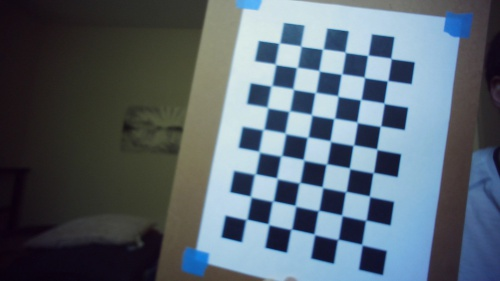
#> input picture pipeline/testing/colony_picking/cali_photos/photo1.jpg, 500 x 281 px; its folder holds only this picture in this run
$ python cam_calibrate.py
#> lines starting #> are read from the running program, lines starting #| are printed output that depends on the picture
import numpy as np
import cv2
import glob
import imutils

def calibrate_cam(images,output):
    # termination criteria
#> called with output = './webcam_calibrations.npz'
    criteria = (cv2.TERM_CRITERIA_EPS + cv2.TERM_CRITERIA_MAX_ITER, 30, 0.001)

    # prepare object points, like (0,0,0), (1,0,0), (2,0,0) ....,(6,5,0)
    objp = np.zeros((6*7,3), np.float32)
    objp[:,:2] = np.mgrid[0:7,0:6].T.reshape(-1,2)

    # Arrays to store object points and image points from all the images.
    objpoints = [] # 3d point in real world space
    imgpoints = [] # 2d points in image plane.

    for fname in images:
        print(fname)

        img = cv2.imread(fname)
#> img is the input picture: shape (281, 500, 3); mean B, G, R 111.1, 101, 88.4
        resized = imutils.resize(img, width=1920)
        gray = cv2.cvtColor(resized, cv2.COLOR_BGR2GRAY)
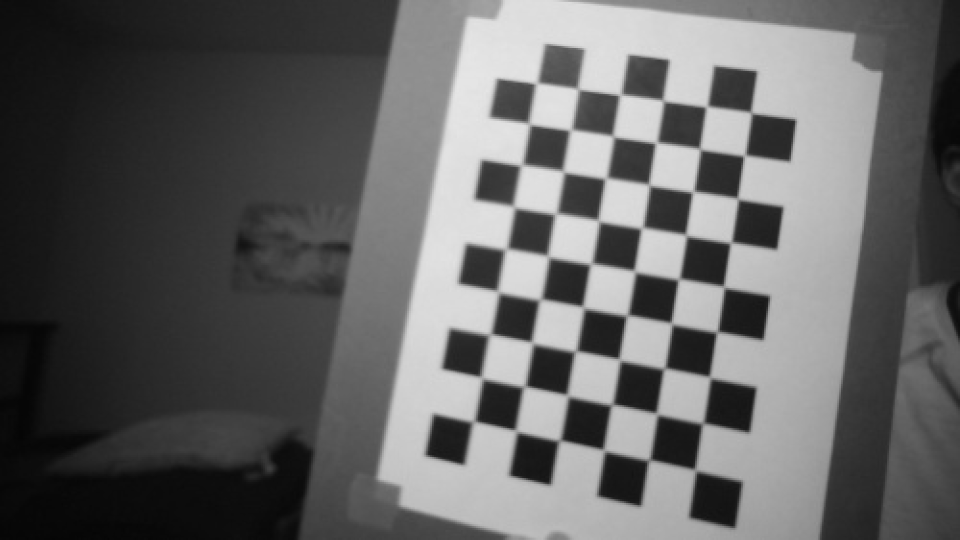
#> gray: shape (1079, 1920) (shown at 1/2 size); min 5, max 230, mean 98.3

        # Find the chess board corners
        ret, corners = cv2.findChessboardCorners(gray, (7,6), None)
#> ret = True; corners = 42 rows, first 8: [979, 669.5], [998.2, 583.1], [1013.5, 498.4], [1028.8, 414.4], [1043.9, 329.3], [1057.5, 249], [1074.5, 166.5], [1065, 686.5]

        # If found, add object points, image points (after refining them)
        if ret == True:
            print("Found chess board")
            objpoints.append(objp)
            corners2=cv2.cornerSubPix(gray,corners, (11,11), (-1,-1), criteria)
#> corners2 = 42 rows, first 8: [983.2, 668.2], [995.2, 581.7], [1011.7, 499.2], [1029.1, 414.8], [1041.9, 331.6], [1059.6, 249.5], [1072.6, 167.7], [1064.1, 684.6]
            imgpoints.append(corners)

            # Draw and display the corners
            cv2.drawChessboardCorners(resized, (7,6), corners2, ret)
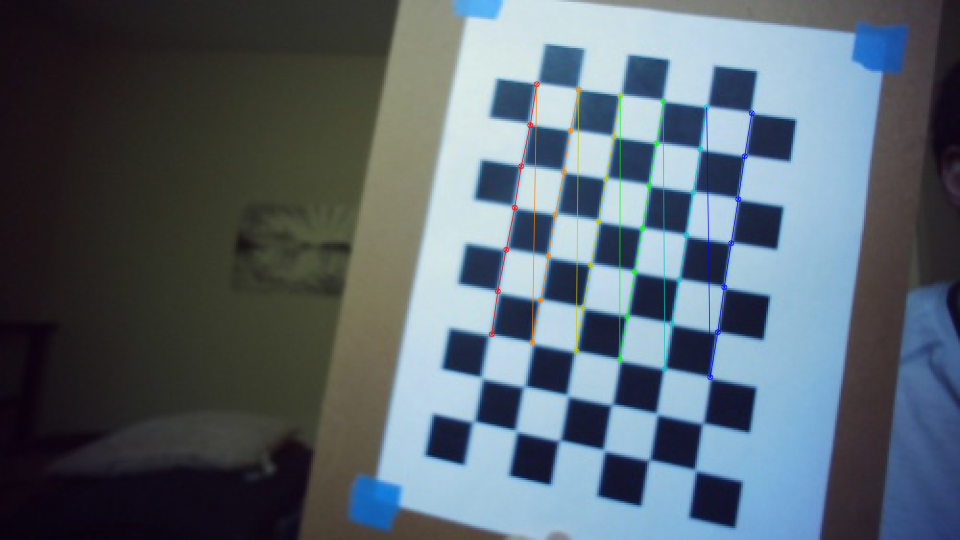
#> resized: shape (1079, 1920, 3) (shown at 1/2 size); mean B, G, R 110.6, 100.8, 88.3
            cv2.imshow('img', resized)
            cv2.waitKey(500)
        else:
            print("not found")

    cv2.destroyAllWindows()

    # Calibrate
    ret, mtx, dist, rvecs, tvecs = cv2.calibrateCamera(objpoints, imgpoints, gray.shape[::-1], None, None)
#> ret = 0.893; mtx = [[1510.6, 0, 888.1], [0, 1556, 533.8], [0, 0, 1]]; dist = [[0.15, -1.61, -0.0021, 0.00839, 4.1]]; rvecs = ([-0.214, 0.0463, -1.38],); tvecs = ([1.1, 1.55, 17.94],)
    np.savez(output,ret=ret,mtx=mtx,dist=dist,rvecs=rvecs,tvecs=tvecs)

    return # ret, mtx, dist, rvecs, tvecs

def undistort_img(img,cali_file):# ret, mtx, dist, rvecs, tvecs):
    # for fname in images:
    h,  w = img.shape[:2]
    calibrations = np.load(cali_file)
    newcameramtx, roi=cv2.getOptimalNewCameraMatrix(calibrations['mtx'], calibrations['dist'], (w,h), 1, (w,h))

    # undistort
    mapx, mapy = cv2.initUndistortRectifyMap(calibrations['mtx'], calibrations['dist'], None, newcameramtx, (w,h), 5)
    dst = cv2.remap(img, mapx, mapy, cv2.INTER_LINEAR)

    # crop the image
    x, y, w, h = roi
    dst = dst[y:y+h, x:x+w]

    return dst

if __name__ == "__main__":
    cali_images = sorted(glob.glob('./cali_photos/*.jpg'))
    cali_file = './webcam_calibrations.npz'
    calibrate_cam(cali_images,cali_file)
    images = sorted(glob.glob('./cam_photos/*.jpg'))
    for fname in images:
        img = cv2.imread(fname)
        print(img.shape[0],img.shape[1])
        # img = imutils.resize(img, width=500)
        dst = undistort_img(img,cali_file)
        cv2.imshow('original',img)
        cv2.waitKey(0)
        cv2.imshow('undistorted',dst)
        cv2.waitKey(0)
        cv2.destroyAllWindows()


#

$ run again, on pipeline/testing/colony_picking/cali_photos/photo13.jpg
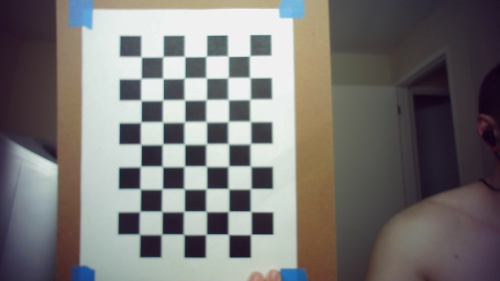
#> input picture pipeline/testing/colony_picking/cali_photos/photo13.jpg, 500 x 281 px
#> in calibrate_cam, img is the input picture: shape (281, 500, 3); mean B, G, R 116.8, 118.6, 121
#> in calibrate_cam, `gray = cv2.cvtColor(resized, cv2.COLOR_BGR2GRAY)`:
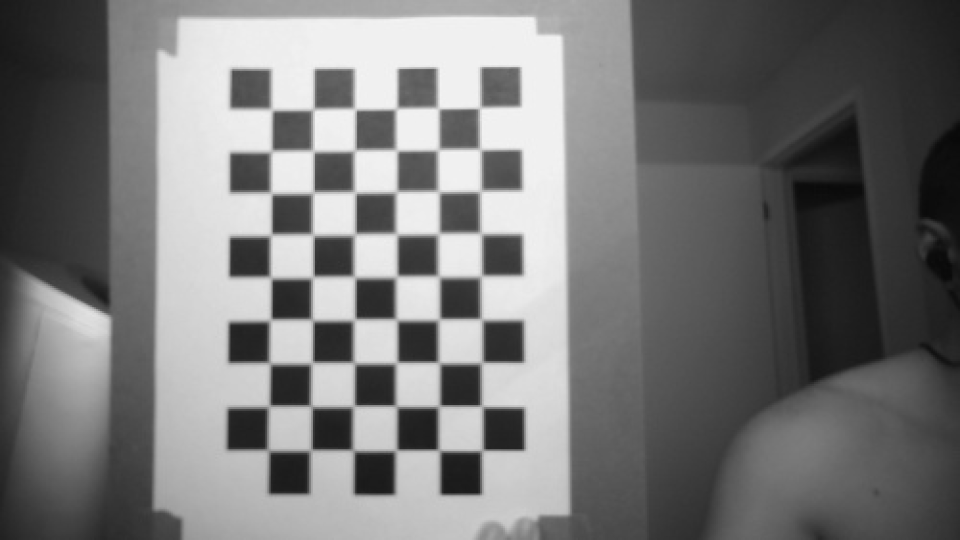
#> gray: shape (1079, 1920) (shown at 1/2 size); min 8, max 244, mean 119.1
#> in calibrate_cam, `ret, corners = cv2.findChessboardCorners(gray, (7,6), None)`: ret = True; corners = 42 rows, first 8: [963.9, 383.5], [963.9, 467.8], [963.5, 552.5], [963.4, 639.1], [963.3, 725.1], [963.3, 813.7], [963.1, 901.7], [879.5, 381]
#> corners2 = 42 rows, first 8: [960.8, 383.6], [962.5, 467.6], [963.9, 551.2], [962.6, 638.3], [965, 724.5], [962.8, 811.7], [965.4, 900.4], [879.2, 384.8]
#> in calibrate_cam, `cv2.drawChessboardCorners(resized, (7,6), corners2, ret)`:
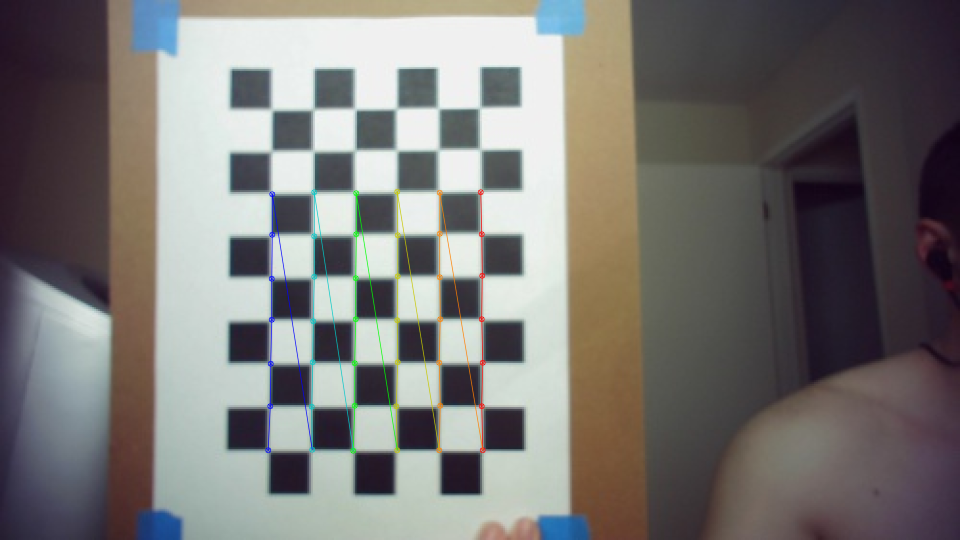
#> resized: shape (1079, 1920, 3) (shown at 1/2 size); mean B, G, R 116.4, 118.5, 120.7
#> in calibrate_cam, `ret, mtx, dist, rvecs, tvecs = cv2.calibrateCamera(objpoints, imgpoint..`: ret = 1.36; mtx = [[1106, 0, 992.5], [0, 1116, 443.7], [0, 0, 1]]; dist = [[0.15, -0.556, -0.00771, -0.00472, 0.897]]; rvecs = ([-0.00418, 0.0804, 1.56],); tvecs = ([-0.369, -0.721, 13.26],)

$ run again, on pipeline/testing/colony_picking/cali_photos/photo14.jpg
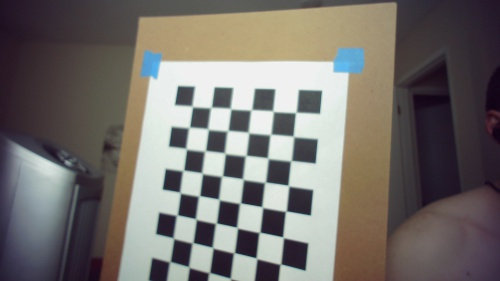
#> input picture pipeline/testing/colony_picking/cali_photos/photo14.jpg, 500 x 281 px
#> in calibrate_cam, img is the input picture: shape (281, 500, 3); mean B, G, R 108.5, 112.4, 117
#> in calibrate_cam, `gray = cv2.cvtColor(resized, cv2.COLOR_BGR2GRAY)`:
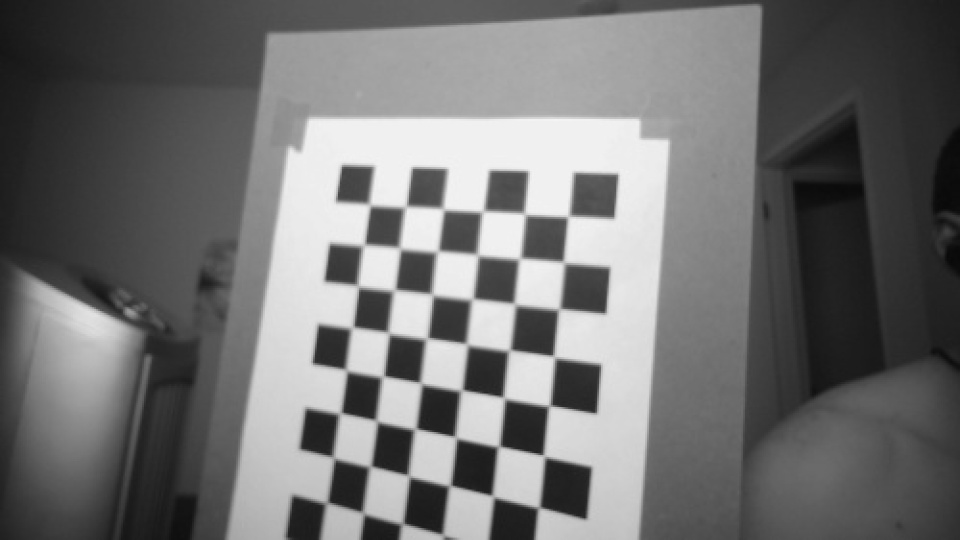
#> gray: shape (1079, 1920) (shown at 1/2 size); min 9, max 244, mean 113.3
#> in calibrate_cam, `ret, corners = cv2.findChessboardCorners(gray, (7,6), None)`: ret = True; corners = 42 rows, first 8: [1136, 433.4], [1128.6, 525.5], [1118.5, 619.5], [1109.5, 715.5], [1097.6, 814], [1088, 913.5], [1076.5, 1015.5], [1047.5, 429.7]
#> corners2 = 42 rows, first 8: [1136.3, 433.7], [1127.3, 524.2], [1119.2, 618.3], [1107.4, 712.4], [1099.9, 811.9], [1087.5, 911.1], [1078.8, 1015.3], [1050.5, 429.2]
#> in calibrate_cam, `cv2.drawChessboardCorners(resized, (7,6), corners2, ret)`:
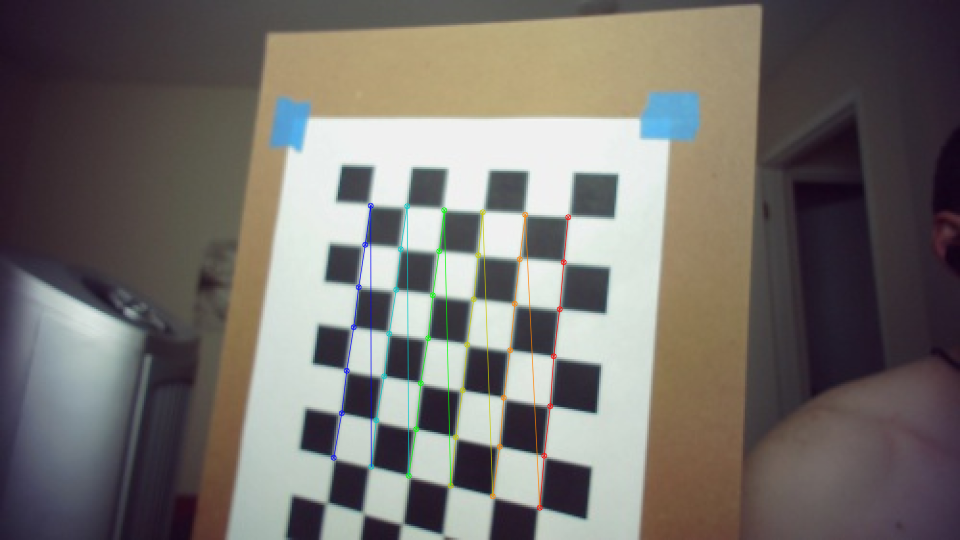
#> resized: shape (1079, 1920, 3) (shown at 1/2 size); mean B, G, R 108, 112.3, 116.8
#> in calibrate_cam, `ret, mtx, dist, rvecs, tvecs = cv2.calibrateCamera(objpoints, imgpoint..`: ret = 1.41; mtx = [[908.1, 0, 1100.6], [0, 898.1, 494.5], [0, 0, 1]]; dist = [[0.0978, -0.222, 0.000766, 0.000298, 0.251]]; rvecs = ([0.151, 0.304, 1.65],); tvecs = ([0.388, -0.664, 9.77],)

$ run again, on pipeline/testing/colony_picking/cali_photos/photo15.jpg
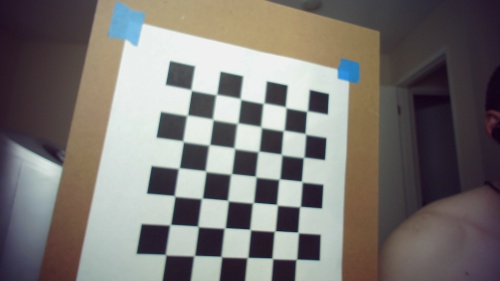
#> input picture pipeline/testing/colony_picking/cali_photos/photo15.jpg, 500 x 281 px
#> in calibrate_cam, img is the input picture: shape (281, 500, 3); mean B, G, R 114.9, 118, 122
#> in calibrate_cam, `gray = cv2.cvtColor(resized, cv2.COLOR_BGR2GRAY)`:
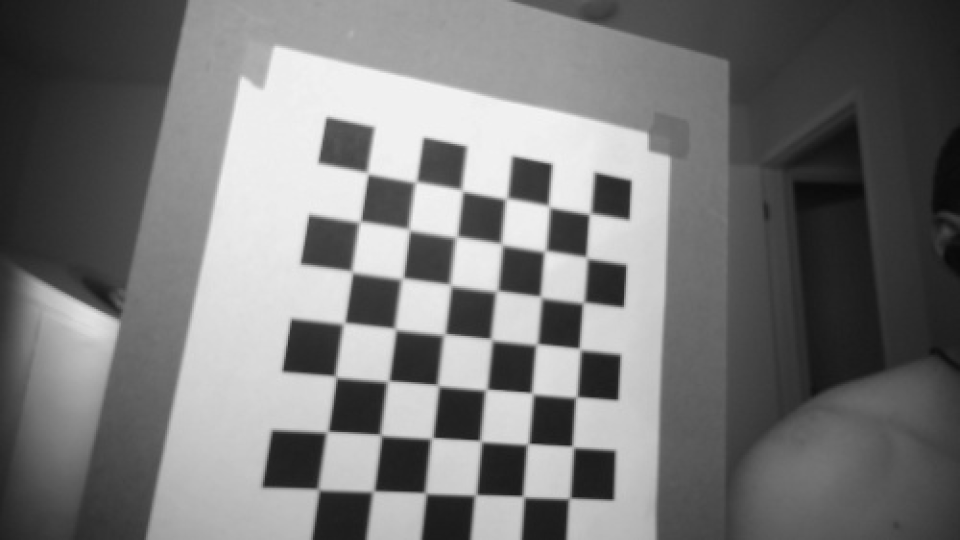
#> gray: shape (1079, 1920) (shown at 1/2 size); min 9, max 244, mean 118.8
#> in calibrate_cam, `ret, corners = cv2.findChessboardCorners(gray, (7,6), None)`: ret = True; corners = 42 rows, first 8: [1180.5, 427.5], [1172.5, 516], [1166.8, 606.5], [1161.5, 698], [1153.5, 794.5], [1145.4, 894], [1140.2, 998], [1097.7, 414.7]
#> corners2 = 42 rows, first 8: [1179.2, 428.5], [1172.8, 514.6], [1167.1, 605.7], [1159.3, 696.7], [1153.4, 794.4], [1145.5, 892.7], [1140.1, 996.4], [1098.1, 412.5]
#> in calibrate_cam, `cv2.drawChessboardCorners(resized, (7,6), corners2, ret)`:
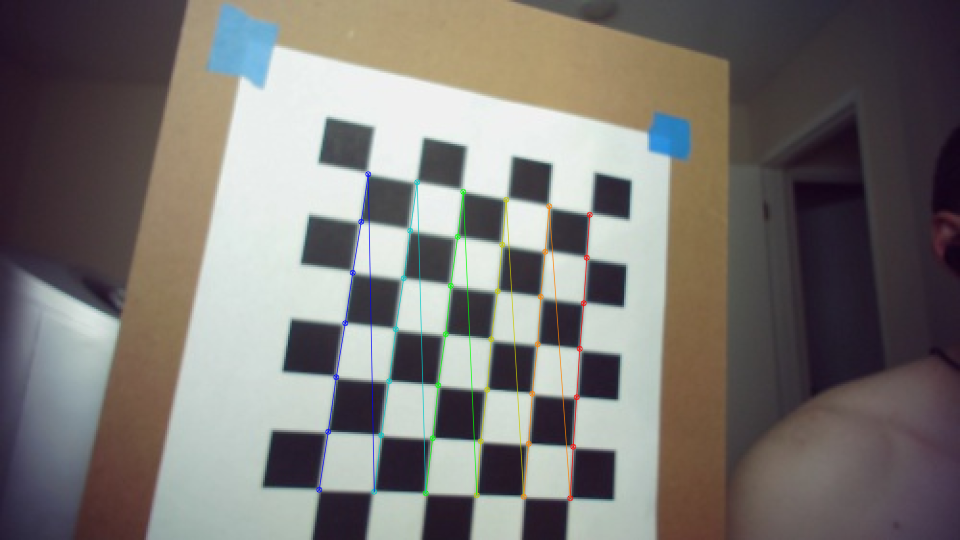
#> resized: shape (1079, 1920, 3) (shown at 1/2 size); mean B, G, R 114.4, 117.8, 121.7
#> in calibrate_cam, `ret, mtx, dist, rvecs, tvecs = cv2.calibrateCamera(objpoints, imgpoint..`: ret = 1.17; mtx = [[873.1, 0, 1003.9], [0, 896.9, 493.9], [0, 0, 1]]; dist = [[0.0656, -0.239, -0.00492, 0.00875, 0.291]]; rvecs = ([-0.313, -0.0601, 1.69],); tvecs = ([2.04, -0.746, 10.19],)
